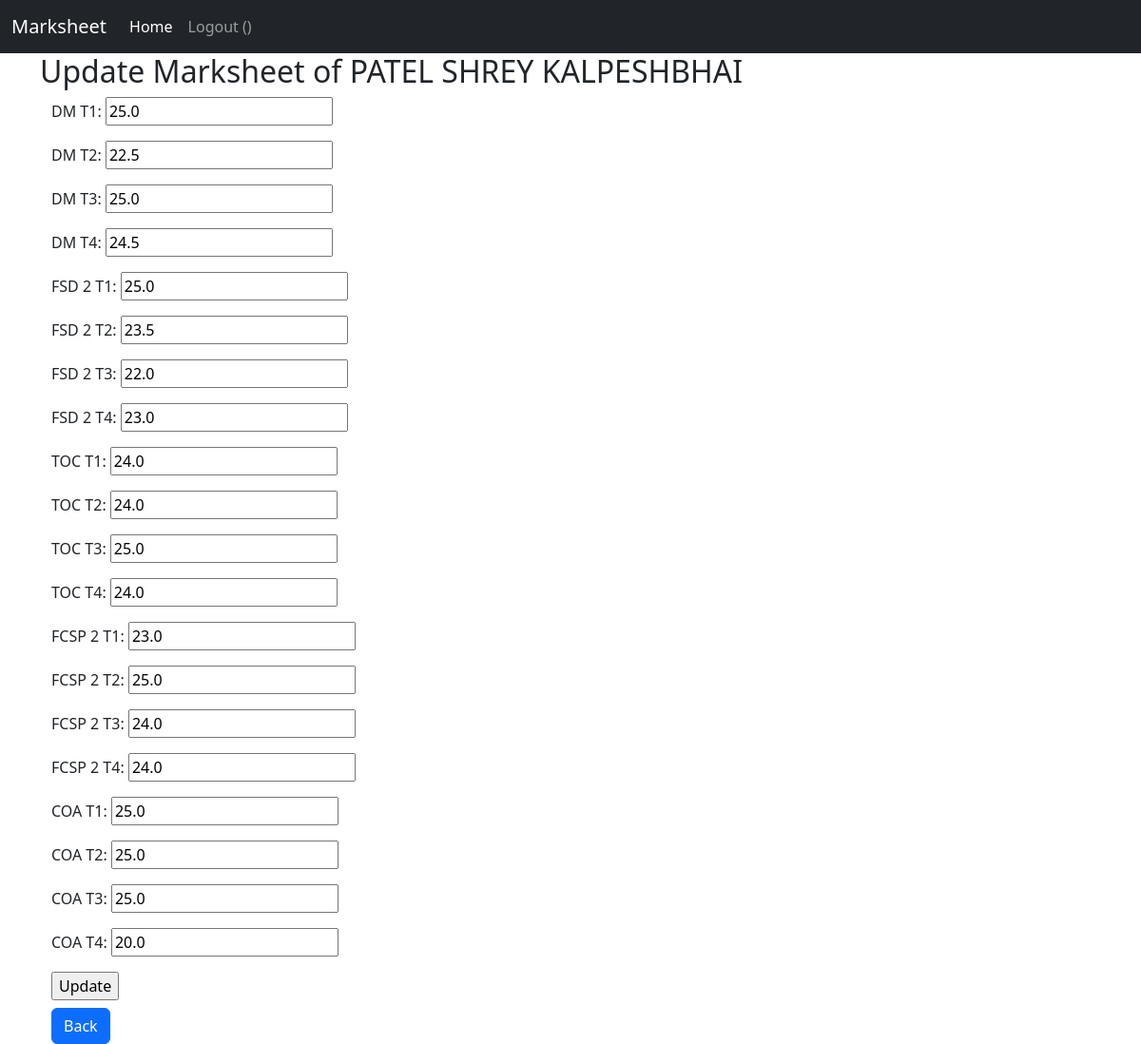
/student/1/update/, run on the app's committed database.
### marks/models.py (models this page shows, shortened)
class Marksheet(models.Model):
    Roll_No = models.IntegerField()
    Div = models.CharField(max_length=50)
    Mentor= models.CharField(max_length=50)
    Branch= models.CharField(max_length=50)
    Enrollment= models.IntegerField()
    Name= models.CharField(max_length=50)
    DM_T1= models.FloatField()
    DM_T2= models.FloatField()
    DM_T3= models.FloatField()
    DM_T4= models.FloatField()
    FSD_2_T1= models.FloatField()
    FSD_2_T2= models.FloatField()
    FSD_2_T3= models.FloatField()
    FSD_2_T4= models.FloatField()
    TOC_T1=models.FloatField()
    TOC_T2= models.FloatField()
    TOC_T3=models.FloatField()
    TOC_T4= models.FloatField()
    FCSP_2_T1= models.FloatField()
    FCSP_2_T2= models.FloatField()
    FCSP_2_T3= models.FloatField()
    FCSP_2_T4= models.FloatField()
    COA_T1= models.FloatField()
    COA_T2= models.FloatField()
    COA_T3= models.FloatField()
    COA_T4= models.FloatField()

### marks/views.py (the view)
# urls.py: path('student/<int:pk>/update/', views.marksupdate, name='marksupdate'),
def marksupdate(request, pk):
    student = Marksheet.objects.get(pk=pk)
    if request.method == 'POST':
        form = Marks(request.POST, instance=student)
        if form.is_valid():
            form.save()
            detail_url = reverse('detail', args=[pk])
            return redirect(detail_url)
    else:
        form = Marks(instance=student)
    return render(request, 'updateform.html', {'form': form, 'pk': pk, 'Name': student.Name})

### marks/forms.py
class Marks(forms.ModelForm):
    class Meta:
        model = Marksheet
        fields = ['DM_T1', 'DM_T2', 'DM_T3', 'DM_T4', 'FSD_2_T1', 'FSD_2_T2', 'FSD_2_T3', 'FSD_2_T4', 'TOC_T1', 'TOC_T2',
                  'TOC_T3', 'TOC_T4', 'FCSP_2_T1', 'FCSP_2_T2', 'FCSP_2_T3', 'FCSP_2_T4', 'COA_T1', 'COA_T2', 'COA_T3', 'COA_T4']

### marks/templates/updateform.html (shortened to what this page needs)
{% extends "base.html" %}
{% block content %}
<h2>Update Marksheet of {{ Name }}</h2>
<div class="container">
    <form method="post">
        {{ form.as_p }}
        <input type="submit" value="Update">
    </form>
    <a class="btn btn-primary mt-2" href="{% url 'detail' pk %}">Back</a>
</div>
{% endblock content %}

### data on the page
Marksheet: Name "PATEL SHREY KALPESHBHAI", DM_T1 "25.0", DM_T2 "22.5", DM_T3 "25.0", DM_T4 "24.5", FSD_2_T1 "25.0", FSD_2_T2 "23.5", FSD_2_T3 "22.0", FSD_2_T4 "23.0", TOC_T1 "24.0", TOC_T2 "24.0", TOC_T3 "25.0", TOC_T4 "24.0", FCSP_2_T1 "23.0", FCSP_2_T2 "25.0", FCSP_2_T3 "24.0", FCSP_2_T4 "24.0", COA_T1 "25.0", COA_T2 "25.0", COA_T3 "25.0", COA_T4 "20.0"
